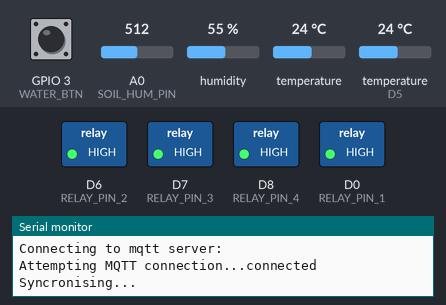
Bench run of a sketch on a simulated ESP8266 (NodeMCU). Shown: switched loads named in the sketch (green lamp = pin HIGH), the last lines printed to the serial monitor. The inputs (shaded band) are chosen by the test bench; at power-on: GPIO 3 (WATER_BTN) LOW, A0 (SOIL_HUM_PIN) = 512, humidity 55 %, temperature 24 °C, temperature (sensor on D5) 24 °C. WiFi joins after 1.5 s; servers stay silent unless stated; no MQTT or app messages arrive unless stated; not simulated (calls return 0 or success): secrets.h; names the files do not define were given values by the test bench: MQTT_PORT = 1883.

Above: at 2.7 s.
2.8 s: GPIO 3 (WATER_BTN) pulled HIGH for 0.15 s
At 3.2 s:
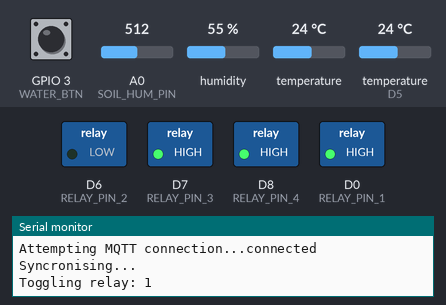
7.7 s: GPIO 3 (WATER_BTN) pulled HIGH for 1 s
At 9.4 s:
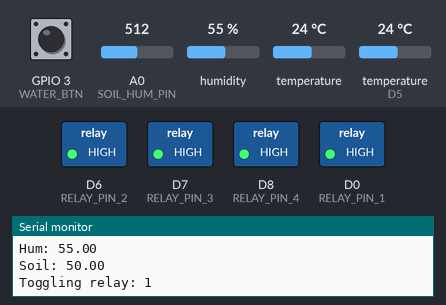
10.2 s: GPIO 3 (WATER_BTN) pulled HIGH for 3.2 s
At 14.2 s:
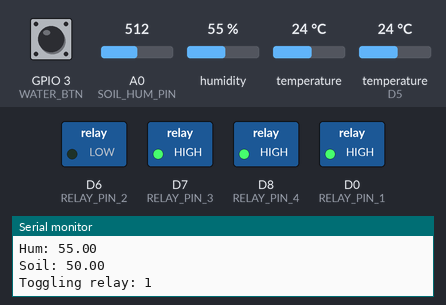
Timing chart, 0 to 15.7 s (numbered marks = the images above; inputs shaded):
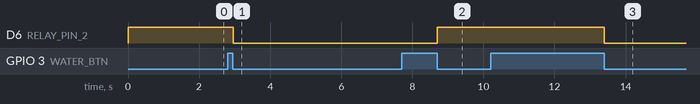

The sketch:

JAGRO.ino
```cpp
/*
*
* Just Another Garden RObot
* NodeMCU Based Environment Module ( Temperature, Humidity, Water and Lighting control )
* Dana Simmons 2020
*
*/
#include "JAGRO.h"
#include <ESP8266WiFi.h>
#include <PubSubClient.h>
#include <Wire.h>
#include <Adafruit_BME280.h>
#include <OneWire.h>
#include <DallasTemperature.h>
#include <Bounce2.h>

//Setup global objects
WiFiClient espClient;
PubSubClient client(espClient);
Adafruit_BME280 bme;
OneWire oneWire(ONE_WIRE_BUS);
DallasTemperature DS18B20(&oneWire);
Bounce waterBtn = Bounce();
Bounce lightBtn = Bounce();
Bounce emergencyStop = Bounce();


const char UNIQUE_ID[]="JAGRO2";

// * MUST HAVE A secret.h FILE WITH THE FOLLOWING DEFINES * //
//const char auth[]
//const char ssid[]
//const char pass[]

//const char* mqtt_server
//const char* mqtt_user
//const char* mqtt_pass
#include "secrets.h"

void toggleRelay(int relay, int state){
  Serial.print("Toggling relay: ");
  Serial.println(relay);
  // RELAY_PINS is 2D array
  // Hardware pin is at [idx][0]
  // Pin state is at [idx][1]
  digitalWrite(RELAY_PINS[relay][0], state);
  RELAY_PINS[relay][1] = state;
  char topic[50];
  sprintf(topic,"jagro/JAGRO2/relay/%d/status",relay + 1);
  char msg[2]= "";
  sprintf(msg,"%d",state);
  client.publish(topic,msg);
}

void handleRelayCmd(int relay, char cmd){
  switch (cmd)
  {
    case '1':
      Serial.println("Turning relay 1 off");
      toggleRelay(relay,HIGH);
      break;
    case '0':
      Serial.println("Turning relay 1 on!");
      toggleRelay(relay,LOW);
      break;
    default:
      break;
  }
}
void callback(char* topic, byte* payload, unsigned int length){
  //Handle incoming messages
  Serial.print("Recieved Message: ");

  Serial.println(topic);
  Serial.println(payload[0]);

  char cmd = payload[0];
  Serial.println(cmd);

  if(strcmp(topic,"jagro/JAGRO2/relay/1") == 0){
    handleRelayCmd(0,cmd);
  }
  if(strcmp(topic,"jagro/JAGRO2/relay/2") == 0){
    handleRelayCmd(1,cmd);
  }
  if(strcmp(topic,"jagro/JAGRO2/relay/3") == 0){
    handleRelayCmd(2,cmd);
  }
  if(strcmp(topic,"jagro/JAGRO2/relay/4") == 0){
    handleRelayCmd(3,cmd);
  }
}

void reconnect(){
  // Connected to mqtt_server
  // Subscribe to relay control topics
  while (!client.connected()) {
    Serial.print("Attempting MQTT connection...");
    // Attempt to connect
    if (client.connect(UNIQUE_ID, mqtt_user, mqtt_pass)) {
      Serial.println("connected");
      // ... and resubscribe
      client.subscribe("jagro/JAGRO2/relay/+"); //Subscribe to all relay commands
      sync();
    } else {
      Serial.print("failed, rc=");
      Serial.print(client.state());
      Serial.println(" try again in 5 seconds");
      // Wait 5 seconds before retrying
      delay(5000);
    }
  }
}

float readSoilHum(){
  float sampleTotal;
  // read 5 samples and apply smoothing
  for(int i = 0; i<5; i++){
    float sample = analogRead(SOIL_HUM_PIN);
    sampleTotal = sampleTotal + sample;
    delay(100);
  }
  float sampleAvg = sampleTotal / 5;
  // as RH% / moisture decreases, sample value will increase
  // reverse this by taking differnce of full scale ( 1024 @ 10 bits )
  sampleAvg = (1025 - sampleAvg );
  // map 10 bit number into percentage of 0-100%
  float rh = map(sampleAvg, 0, 1025, 0, 100);
  return rh;

}

void readSensors(){
  //Just read sensor data into global state
  //Sending data will happen in publish()
  airTemp = bme.readTemperature();
  airHum = bme.readHumidity();
  Serial.print("Temp: ");
  Serial.println(airTemp);
  Serial.print("Hum: ");
  Serial.println(airHum);

  DS18B20.requestTemperatures();
  soilTemp = DS18B20.getTempCByIndex(0);
  soilHum = readSoilHum();
  Serial.print("Soil: ");
  Serial.println(soilHum);
}

void readButtons(){
  lightBtn.update();
  waterBtn.update();
  emergencyStop.update();

  if(lightBtn.fell()){// if relay 0 is off
    if(RELAY_PINS[0][1] == 1){
      toggleRelay(0,0);
    }else{
      toggleRelay(0,1);
    }
  }

  if(waterBtn.fell()){// if relay 0 is off{
    if(RELAY_PINS[1][1] == 1){
      toggleRelay(1,0);
    }else{
      toggleRelay(1,1);
    }
  }

  // Handle emergency stop condition
  if(emergencyStop.rose()){
    for(int i = 0; i < NUM_OF_RELAYS; i++){
      // TURN OFF ALL RELAYS!!
      toggleRelay(i,1);
    }
    client.publish("jagro/JAGRO2/estop","0");
    STOP_ALL = true;
  }
}

void publish(){
  char buff[5];
  dtostrf(airTemp,5,2,buff);
  client.publish("jagro/JAGRO2/sensor/1",buff);
  dtostrf(airHum,5,2,buff);
  client.publish("jagro/JAGRO2/sensor/2",buff);
  dtostrf(soilTemp,5,2,buff);
  client.publish("jagro/JAGRO2/sensor/3",buff);
  dtostrf(soilHum,5,2,buff);
  client.publish("jagro/JAGRO2/sensor/4",buff);
}

void sync(){
  //Send sync request message
  //This will trigger Mission Control to send relay commands
  //containing the most recent relay state
  client.publish("jagro/JAGRO2/sync", "0");
  Serial.println("Syncronising...");
  NEED_SYNC = false;
}

void setup() {
  // start serial ouput for debugging
  Serial.begin(9600);
  Serial.println("JAGRO: Starting up...");
  pinMode(RELAY_PIN_1,OUTPUT);
  pinMode(RELAY_PIN_2,OUTPUT);
  pinMode(RELAY_PIN_3,OUTPUT);
  pinMode(RELAY_PIN_4,OUTPUT);

  digitalWrite(RELAY_PIN_1,1);
  digitalWrite(RELAY_PIN_2,1);
  digitalWrite(RELAY_PIN_3,1);
  digitalWrite(RELAY_PIN_4,1);

  pinMode(WATER_BTN, INPUT);
  pinMode(LIGHT_BTN, INPUT);
  pinMode(E_STOP, INPUT); //Used as E-STOP input

  digitalWrite(WATER_BTN, 1);
  digitalWrite(LIGHT_BTN, 1);
  digitalWrite(E_STOP, 0); //Pulldown E-STOP input

  waterBtn.attach(WATER_BTN);
  waterBtn.interval(5);
  lightBtn.attach(LIGHT_BTN);
  lightBtn.interval(5);
  // // setup wifi connection
  // We start by connecting to a WiFi network
  Serial.print("Connecting to: ");
  Serial.println(wifi_ssid);

  WiFi.begin(wifi_ssid, wifi_pass);

  while (WiFi.status() != WL_CONNECTED) {
    delay(500);
    Serial.print(".");
  }

  Serial.println("");
  Serial.println("WiFi connected");
  Serial.println("IP address: ");
  Serial.println(WiFi.localIP());
  // start i2c bus and bme sensors
  Wire.begin(SDA_PIN,SCL_PIN);
  bme.begin(BME_ADDR,&Wire);
  // start 1 wire interface
  DS18B20.begin();
  // setup unique id for this unit
  // setup mqtt connection and set callback for messages
  Serial.print("Connecting to mqtt server: ");
  Serial.println(mqtt_server);
  client.setServer(mqtt_server, MQTT_PORT);
  client.setCallback(callback);
}

void loop() {
  if(STOP_ALL){ // If something triggered an e-stop condition, stop all processing
    return;
  }
  if(!client.connected()){
    reconnect();
  }
  client.loop();
  if((millis() - last_publish) > PUBLISH_RATE){
    readSensors();
    publish();
    last_publish = millis();
  }
  readButtons();
}
```

JAGRO.h
```cpp
/*
* JAGRO.h
* Define static data
* Dana Simmons 2020
*
*/

#define WATER_BTN D9
#define LIGHT_BTN D3
#define E_STOP D4 //E Stop

#define PUBLISH_RATE 5000
#define SOIL_HUM_PIN A0
// #define SOIL_HUM_VCC D8

#define ONE_WIRE_BUS 14 //D5?
#define SDA_PIN D1
#define SCL_PIN D2
#define BME_ADDR 0x76
#define LCD_ADR 0x32

#define NUM_OF_RELAYS 4
#define RELAY_PIN_1 D0
#define RELAY_PIN_2 D6
#define RELAY_PIN_3 D7
#define RELAY_PIN_4 D8
int RELAY_PINS[][2]={
  {RELAY_PIN_1, 1},
  {RELAY_PIN_2, 1},
  {RELAY_PIN_3, 1},
  {RELAY_PIN_4, 1}
};
float airHum = 0;
float airTemp = 0;
float soilTemp = 0;
float soilHum = 0;
long last_publish = 0;

bool STOP_ALL = false;
bool NEED_SYNC = true;
bool SAMPLING = false;
```

Measured:
- after the input at 2.8 s, D6 (RELAY_PIN_2): HIGH → LOW after 0.16 s
- after the input at 7.7 s, D6 (RELAY_PIN_2): LOW → HIGH after 1.0 s
- after the input at 10.2 s, D6 (RELAY_PIN_2): HIGH → LOW after 3.2 s
